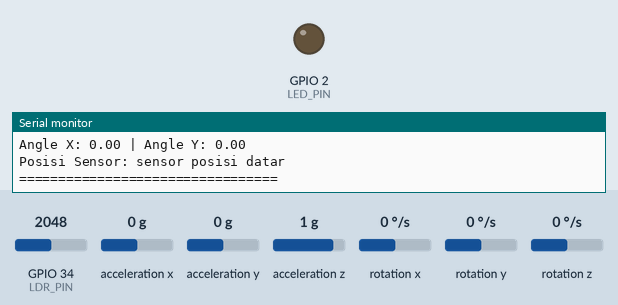
A sketch run on a simulated ESP32. Shown: output pins drawn as LEDs (lit = HIGH), the last lines printed to the serial monitor. The test bench sets the inputs (shaded band); at power-on: GPIO 34 (LDR_PIN) = 2048, acceleration x 0 g, acceleration y 0 g, acceleration z 1 g, rotation x 0 °/s, rotation y 0 °/s, rotation z 0 °/s.

Above: at 18.0 s.
18.1 s: GPIO 34 (LDR_PIN) set to 3525
19.9 s: GPIO 34 (LDR_PIN) set to 3628
At 21.3 s:
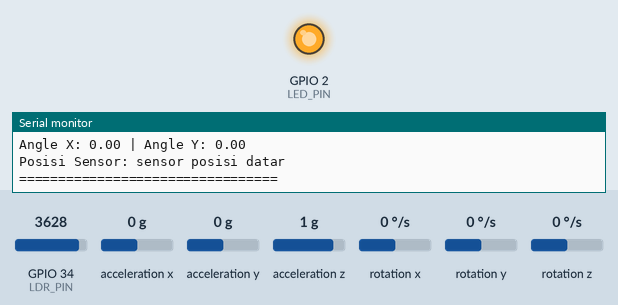
22.2 s: GPIO 34 (LDR_PIN) set to 1960
At 23.9 s:
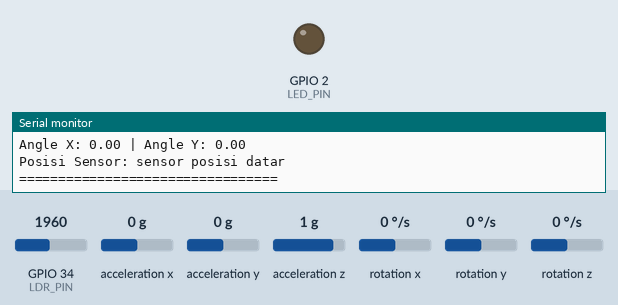
Timing chart, 0 to 25.3 s (numbered marks = the images above; inputs shaded):
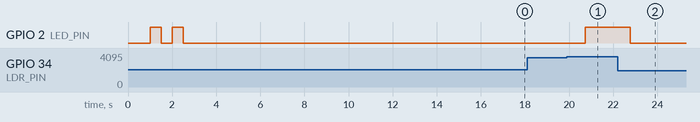

Measured:
- the behaviour switches between 3594 and 3595 on GPIO 34 (LDR_PIN) (found by bisection; images 0 and 1)
- after the input at 19.9 s, GPIO 2 (LED_PIN): LOW → HIGH after 0.84 s
- after the input at 22.2 s, GPIO 2 (LED_PIN): HIGH → LOW after 0.57 s

The sketch:

demo1.ino
```cpp
#include <Wire.h>
#include <MPU6050.h>

// Pin definitions
const int LDR_PIN = 34;      // Pin ADC untuk LDR
const int LED_PIN = 2;        // Pin untuk LED

// MPU6050 object
MPU6050 mpu;

// Variables untuk MPU6050
int16_t ax, ay, az;
int16_t gx, gy, gz;
float angleX, angleY;

// Offset kalibrasi (akan diisi saat setup)
float offsetX = 0;
float offsetY = 0;

void setup() {
  Serial.begin(115200);
  delay(1000);

  // Setup LED pin
  pinMode(LED_PIN, OUTPUT);

  // Test LED terlebih dahulu
  Serial.println("Testing LED...");
  digitalWrite(LED_PIN, HIGH);
  delay(500);
  digitalWrite(LED_PIN, LOW);
  delay(500);
  digitalWrite(LED_PIN, HIGH);
  delay(500);
  digitalWrite(LED_PIN, LOW);
  Serial.println("LED test completed");

  // Initialize I2C communication
  Wire.begin();

  // Initialize MPU6050
  Serial.println("Initializing MPU6050...");
  mpu.initialize();

  // Verify connection
  if (mpu.testConnection()) {
    Serial.println("MPU6050 connection successful");

    // KALIBRASI: Baca nilai saat sensor datar
    Serial.println("Calibrating... Letakkan sensor DATAR!");
    delay(2000);

    // Ambil rata-rata dari 10 pembacaan
    float sumX = 0, sumY = 0;
    for (int i = 0; i < 10; i++) {
      mpu.getMotion6(&ax, &ay, &az, &gx, &gy, &gz);
      sumX += ax / 1638.4;
      sumY += ay / 1638.4;
      delay(100);
    }
    offsetX = sumX / 10.0;
    offsetY = sumY / 10.0;

    Serial.print("Offset X: ");
    Serial.print(offsetX, 2);
    Serial.print(" | Offset Y: ");
    Serial.println(offsetY, 2);
    Serial.println("Calibration completed!");
  } else {
    Serial.println("MPU6050 connection failed");
  }

  Serial.println("=================================");
  Serial.println("Sistem Monitoring Sensor");
  Serial.println("=================================");
  delay(2000);
}

void loop() {
  // Baca nilai LDR dan BALIK nilainya
  int ldrRaw = analogRead(LDR_PIN);
  int ldrValue = 4095 - ldrRaw;  // BALIK NILAI: sekarang 0=gelap, 4095=terang

  // Baca data MPU6050
  mpu.getMotion6(&ax, &ay, &az, &gx, &gy, &gz);

  // Konversi accelerometer data ke angle (dalam derajat) dengan offset
  angleX = (ax / 1638.4) - offsetX;  // Kurangi offset untuk akurasi
  angleY = (ay / 1638.4) - offsetY;  // Kurangi offset untuk akurasi

  // Tampilkan header
  Serial.println("\n--- Data Sensor ---");

  // Tampilkan nilai LDR
  Serial.print("Nilai LDR: ");
  Serial.print(ldrValue);
  Serial.println();

  // ========== ANALISIS KONDISI CAHAYA ==========
  Serial.print("Kondisi Cahaya: ");

  if (ldrValue >= 0 && ldrValue <= 50) {
    // Rentang 0-50: keadaan gelap - LED MENYALA
    Serial.println("keadaan gelap");
    digitalWrite(LED_PIN, HIGH);  // LED MENYALA
  }
  else if (ldrValue >= 51 && ldrValue <= 500) {
    // Rentang 51-500: keadaan redup - LED MENYALA
    Serial.println("keadaan redup");
    digitalWrite(LED_PIN, HIGH);  // LED MENYALA
  }
  else if (ldrValue >= 501 && ldrValue <= 2000) {
    // Rentang 501-2000: cahaya terang - LED MATI
    Serial.println("cahaya terang");
    digitalWrite(LED_PIN, LOW);  // LED MATI
  }
  else if (ldrValue > 2000) {
    // Lebih dari 2000: sangat terang - LED MATI
    Serial.println("sangat terang");
    digitalWrite(LED_PIN, LOW);  // LED MATI
  }

  // Tampilkan status LED
  Serial.print("Status LED: ");
  Serial.println(digitalRead(LED_PIN) == HIGH ? "MENYALA" : "MATI");

  // Tampilkan nilai MPU6050
  Serial.print("Angle X: ");
  Serial.print(angleX, 2);
  Serial.print(" | Angle Y: ");
  Serial.println(angleY, 2);

  // ========== ANALISIS KEMIRINGAN SENSOR ==========
  Serial.print("Posisi Sensor: ");

  bool hasPositionX = false;
  bool hasPositionY = false;

  // Cek sumbu X (threshold dikurangi jadi 8 agar lebih sensitif)
  if (angleX > 8) {
    Serial.print("sensor miring kiri");
    hasPositionX = true;
  }
  else if (angleX < -8) {
    Serial.print("sensor miring kanan");
    hasPositionX = true;
  }

  // Cek sumbu Y (threshold dikurangi jadi 8 agar lebih sensitif)
  if (angleY > 8) {
    if (hasPositionX) {
      Serial.print(" & ");
    }
    Serial.print("sensor miring depan");
    hasPositionY = true;
  }
  else if (angleY < -8) {
    if (hasPositionX) {
      Serial.print(" & ");
    }
    Serial.print("sensor miring belakang");
    hasPositionY = true;
  }

  // Jika tidak ada kemiringan (sensor datar)
  if (!hasPositionX && !hasPositionY) {
    Serial.print("sensor posisi datar");
  }

  Serial.println();
  Serial.println("=================================");

  // Delay untuk pembacaan berikutnya
  delay(1000);
}
```
